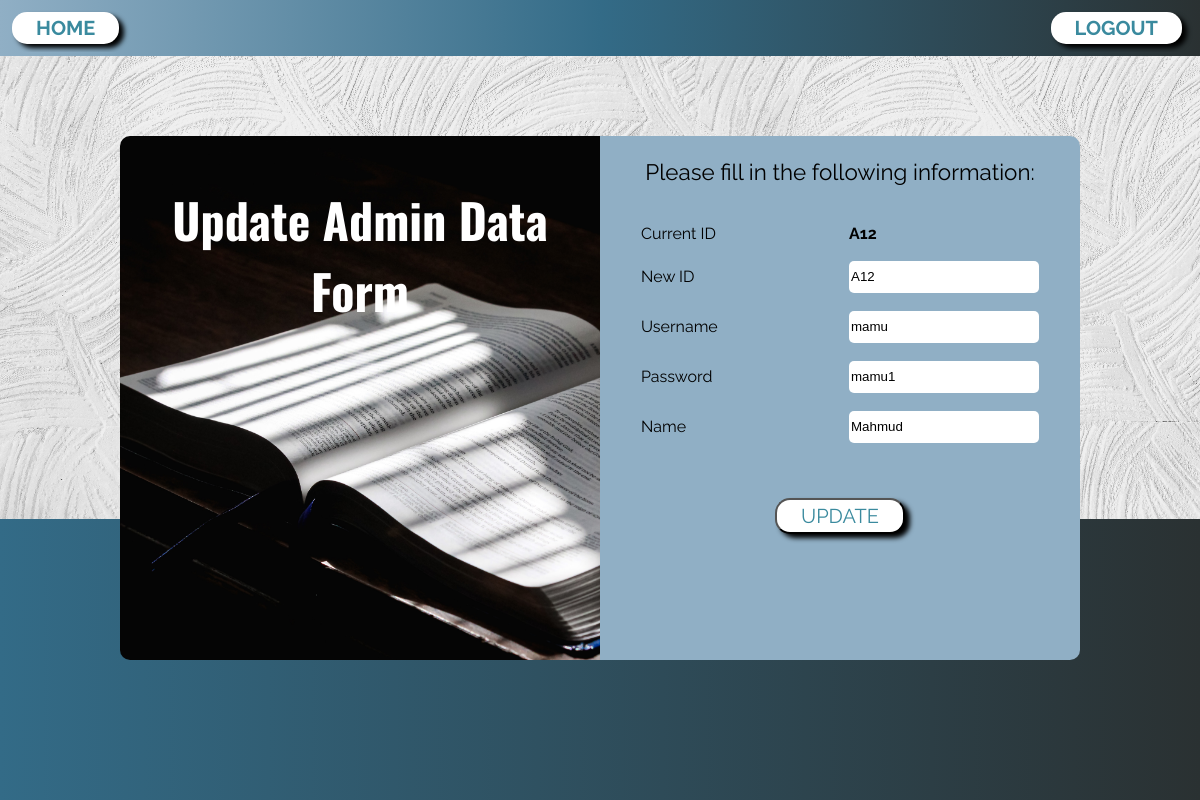
Screenshot of /Update/update_admin_form.php (signed in) with the database file from the repository.
### tables this page shows
CREATE TABLE `adming` (
  `id` varchar(10) NOT NULL,
  `username` varchar(15) DEFAULT NULL,
  `password` varchar(20) DEFAULT NULL,
  `level` int(1) DEFAULT NULL,
  `name` varchar(30) DEFAULT NULL
);

### Update/update_admin_form.php (the view, shortened to what this page needs)
<?php
if ($_SESSION["LEVEL"] == 1) {
?>
<html>
<head>
<title>Updating Admin Data</title><head>
<link rel="stylesheet" href="../style-main.css">
<body>
	<div class="container-main">
		<div class="header">
    		<ul>
				<li><a href="../Start/main.php" class="btn">Home</a></li>
				<li style="float:right"><a href="../Start/logout.php" class="btn">LOGOUT</a></li>
			</ul>
		</div>
  		<div class="footer"></div>
		<div id="form-title">
			<p id="p2">Update Admin Data Form</p>
		</div>
		<?php
		require ("../Database/config.php");
		$ID = $_SESSION["ID"];
		$sql="SELECT * FROM Adming WHERE id='$ID'";
		$result = mysqli_query($conn, $sql);
		$rows=mysqli_fetch_assoc($result);
		?>
		<div id="form-content">
			<p id="p1">Please fill in the following information:</p>
			<form name="form1" method="post" action="update_admin.php" onsubmit="return validate()">
			<table class="form">
			<tr>
				<td class="form-text">Current ID</td>
				<td><b id="oldid"><?php echo $rows['id']; ?></b></td>
			</tr>
				<td class="form-text">New ID</td>
				<td><input name="id" class="form-box" type="text" id="id" value="<?php echo $rows['id']; ?>"></td>
				<td class="form-text">Username</td>
				<td><input name="username" class="form-box" type="text" id="username" value="<?php echo $rows['username']; ?>"></td>
				<td class="form-text">Password</td>
				<td><input name="password" class="form-box" type="text" id="password" value="<?php echo $rows['password']; ?>"></td>
				<td class="form-text">Name</td>
				<td><input name="name" class="form-box" type="text" id="name" value="<?php echo $rows['name']; ?>"></td>
			</table>
			<br><br>
			<input type="submit" name="Submit" value="Update" class="btn">
			</form>
		</div>
	</div>
</body>
</html>
<?php
} else {
  echo "<p>Wrong User Level! You are not authorized to view this page</p>";
  echo "<p><a href='../Start/logout.php'>LOGOUT</a></p>";
  }
?>

### style-main.css (style rules this page uses)
body { margin: 0; min-height: 100vh; text-align: center; }
.container-main { display: grid; grid-template-columns: 0.6fr 1.2fr 1.2fr 1.2fr 1.2fr 0.6fr; grid-template-rows: 0.4fr 2.3fr 1fr 1fr 1fr; grid-auto-flow: row; width: 100%; height: 100%; }
.header { grid-area: 1 / 1 / 2 / 7; background:linear-gradient(to right,#90AFC5,#336B87,#2A3132); }
ul { list-style-type: none; margin: 0.5vh; padding: 1vh; overflow: hidden; color: #2A3132; font-family: 'Raleway', sans-serif; }
li { float: left; font-size: 2.67vh; text-transform: uppercase; font-weight: bold; }
li a { margin-right: 0.5vw; }
.footer { grid-area: 4 / 1 / 6 / 7; background:linear-gradient(to right,#336B87 ,#2A3132 ); }
.btn { box-shadow:5px 4px 5px 0px black; background-color:white; border-radius:15px; display:inline-block; cursor:pointer; color:#3a8a9e; font-size: 2.5vh; padding:0.5vh 2vw; text-decoration:none; text-transform: uppercase; font-family:'Raleway', sans-serif ; }
#form-title { grid-area: 2 / 2 / 5 / 4; border-radius: 10px 0 0 10px; background-image: url(image/form_background_2.jpg); background-size: cover; background-color: #2A3132; margin-top: 10vh; }
#form-title #p2 { font-size: 6vh; font-weight: bold; font-family: 'Oswald', sans-serif; color: white; }
#form-content { grid-area: 2 / 4 / 5 / 6; background-color: #90AFC5; border-radius: 0 10px 10px 0; text-align: center; margin-top: 10vh; padding: 0vh 2vw ; font-family: 'Raleway', sans-serif; }
table.form, table.form td { table-layout: fixed; width: 100%; }
table.form { border-spacing: 2vh; }
input.form-box { width: 100%; border-radius: 5px; border: none; height: 4vh; }
#form-content #p1 { font-size: 2.8vh; }
#form-content td.form-text { grid-area: 2 / 4 / 4 / 5; font-size: 2vh; }

### rows the page displays
adming: id "A12", username "mamu", password "mamu1", name "Mahmud"
